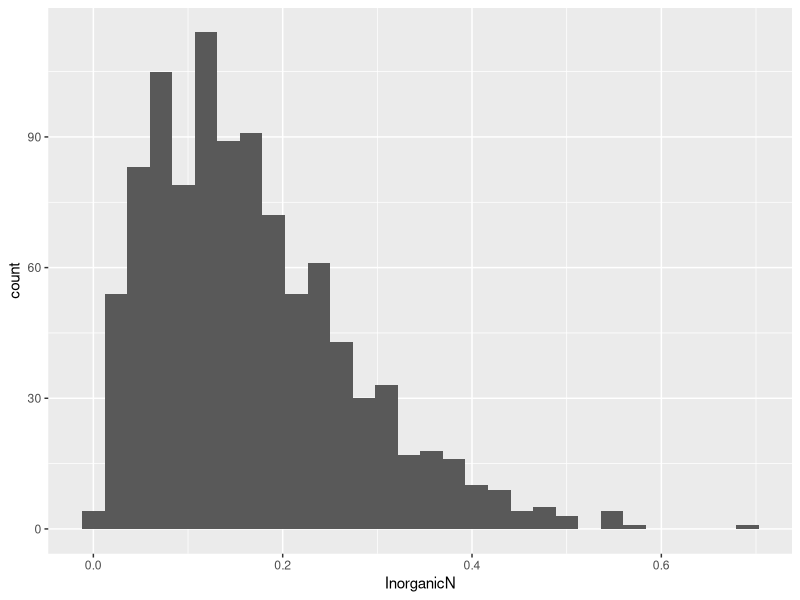
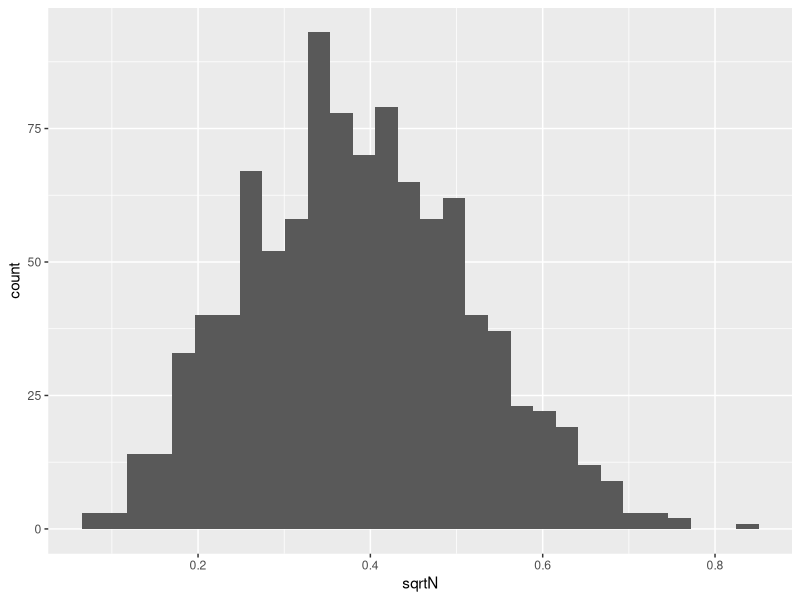
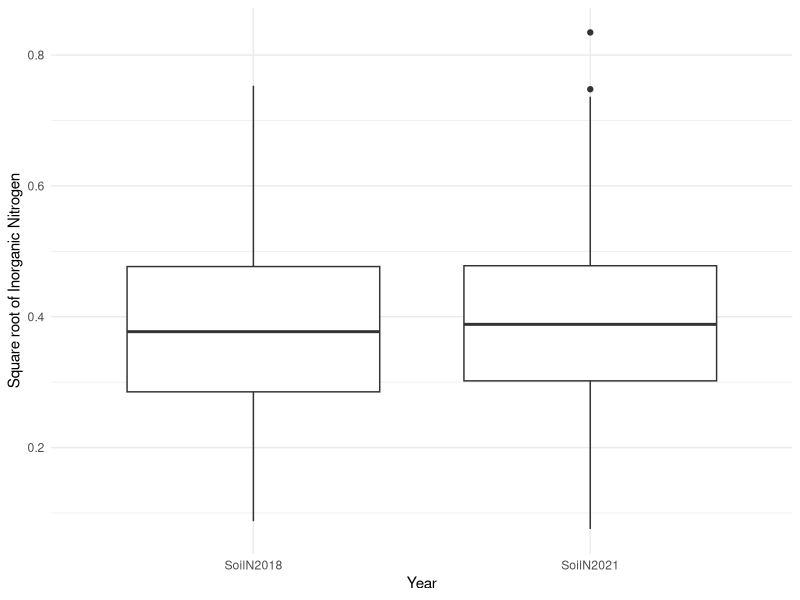

The R script that drew these images, in order:
## ---- chunk 1
knitr::opts_chunk$set(echo = TRUE)
knitr::opts_chunk$set(eval = TRUE)
knitr::opts_chunk$set(error = TRUE)
knitr::opts_chunk$set(tidy = TRUE)
## ---- chunk 2
library(tidyverse)
## ---- chunk 3
W6Data<-read.csv("Week6SoilData.csv")
head(W6Data)

## ---- chunk 4
note<-""
print(note)
## ---- chunk 5
High_Inorganic_N<-sum(W6Data$SoilN2018>0.2)
High_Inorganic_N
## ---- chunk 6
note<-""
print(note)
## ---- chunk 7
GardenData<-pivot_longer(data = W6Data,cols = 2:3,names_to = "Year",values_to = "InorganicN")
str(GardenData)
## ---- chunk 8
note<-""
print(note)
## ---- chunk 9
Histogram1<-ggplot(data = GardenData,mapping = aes(x =InorganicN ))+
  geom_histogram()
Histogram1
## ---- chunk 10
ks.test(x = GardenData$InorganicN,y = "pnorm", mean(GardenData$InorganicN),sd(GardenData$InorganicN))
## ---- chunk 11
note<-""
print(note)
## ---- chunk 12
T_Garden_Data<-mutate(.data = GardenData,sqrtN=sqrt(InorganicN))
str(T_Garden_Data)
## ---- chunk 13
note<-""
print(note)
## ---- chunk 14
Histogram2<-ggplot(data = T_Garden_Data,mapping = aes(x =sqrtN ))+
  geom_histogram()
Histogram2
## ---- chunk 15
ks.test(x = T_Garden_Data$sqrtN,y = "pnorm", mean(T_Garden_Data$sqrtN),sd(T_Garden_Data$sqrtN))
## ---- chunk 16
note<-""
print(note)
## ---- chunk 17
Boxplot1<-ggplot(data = T_Garden_Data,mapping = aes(x = Year,y = sqrtN))+
  geom_boxplot()+
  theme_minimal() +
  ylab("Square root of Inorganic Nitrogen")
Boxplot1
## ---- chunk 18
note<-""
print(note)
## ---- chunk 19
t_mean<-mean(T_Garden_Data$sqrtN)
tsd<-sd(T_Garden_Data$sqrtN)
t_upper<-qnorm(0.975)*tsd+t_mean
# If they use 1.96 instead of qnorm here that is fine.
t_lower<-qnorm(0.025)*tsd+t_mean

upperCI<-t_upper^2
meanN<-t_mean^2
lowerCI<-t_lower^2

cbind(upperCI,meanN,lowerCI)

## ---- chunk 20
note<-""
print(note)
